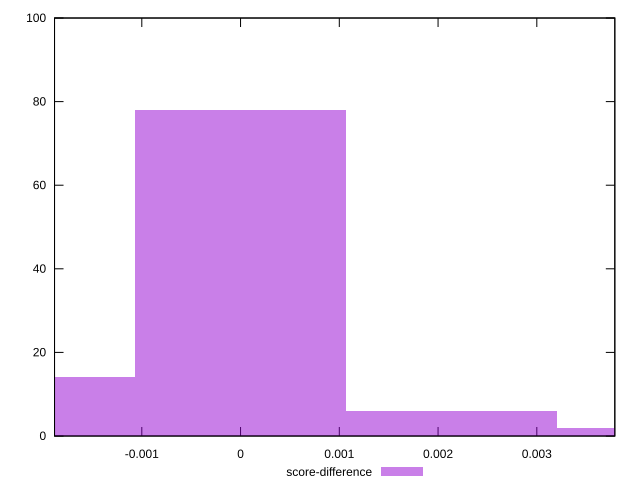

Generate this figure with gnuplot:
reset

$scoreDifference <<EOF
0 78
-0.0021338409528425576 14
0.004267681905685115 2
0.0021338409528425576 6
EOF

set key outside below
set boxwidth 0.0021338409528425576
set xrange [-0.0018836996001398987:0.003789941038462641]
set yrange [0:100]
set trange [0:100]
set style fill transparent solid 0.5 noborder
set terminal svg size 640, 490 enhanced background rgb 'white'
set output "reprap/speed-index/samples/pages+cached+noexternal+nofonts+nosvg+noimg/score-difference/histogram.svg"

plot $scoreDifference title "score-difference" with boxes

reset
